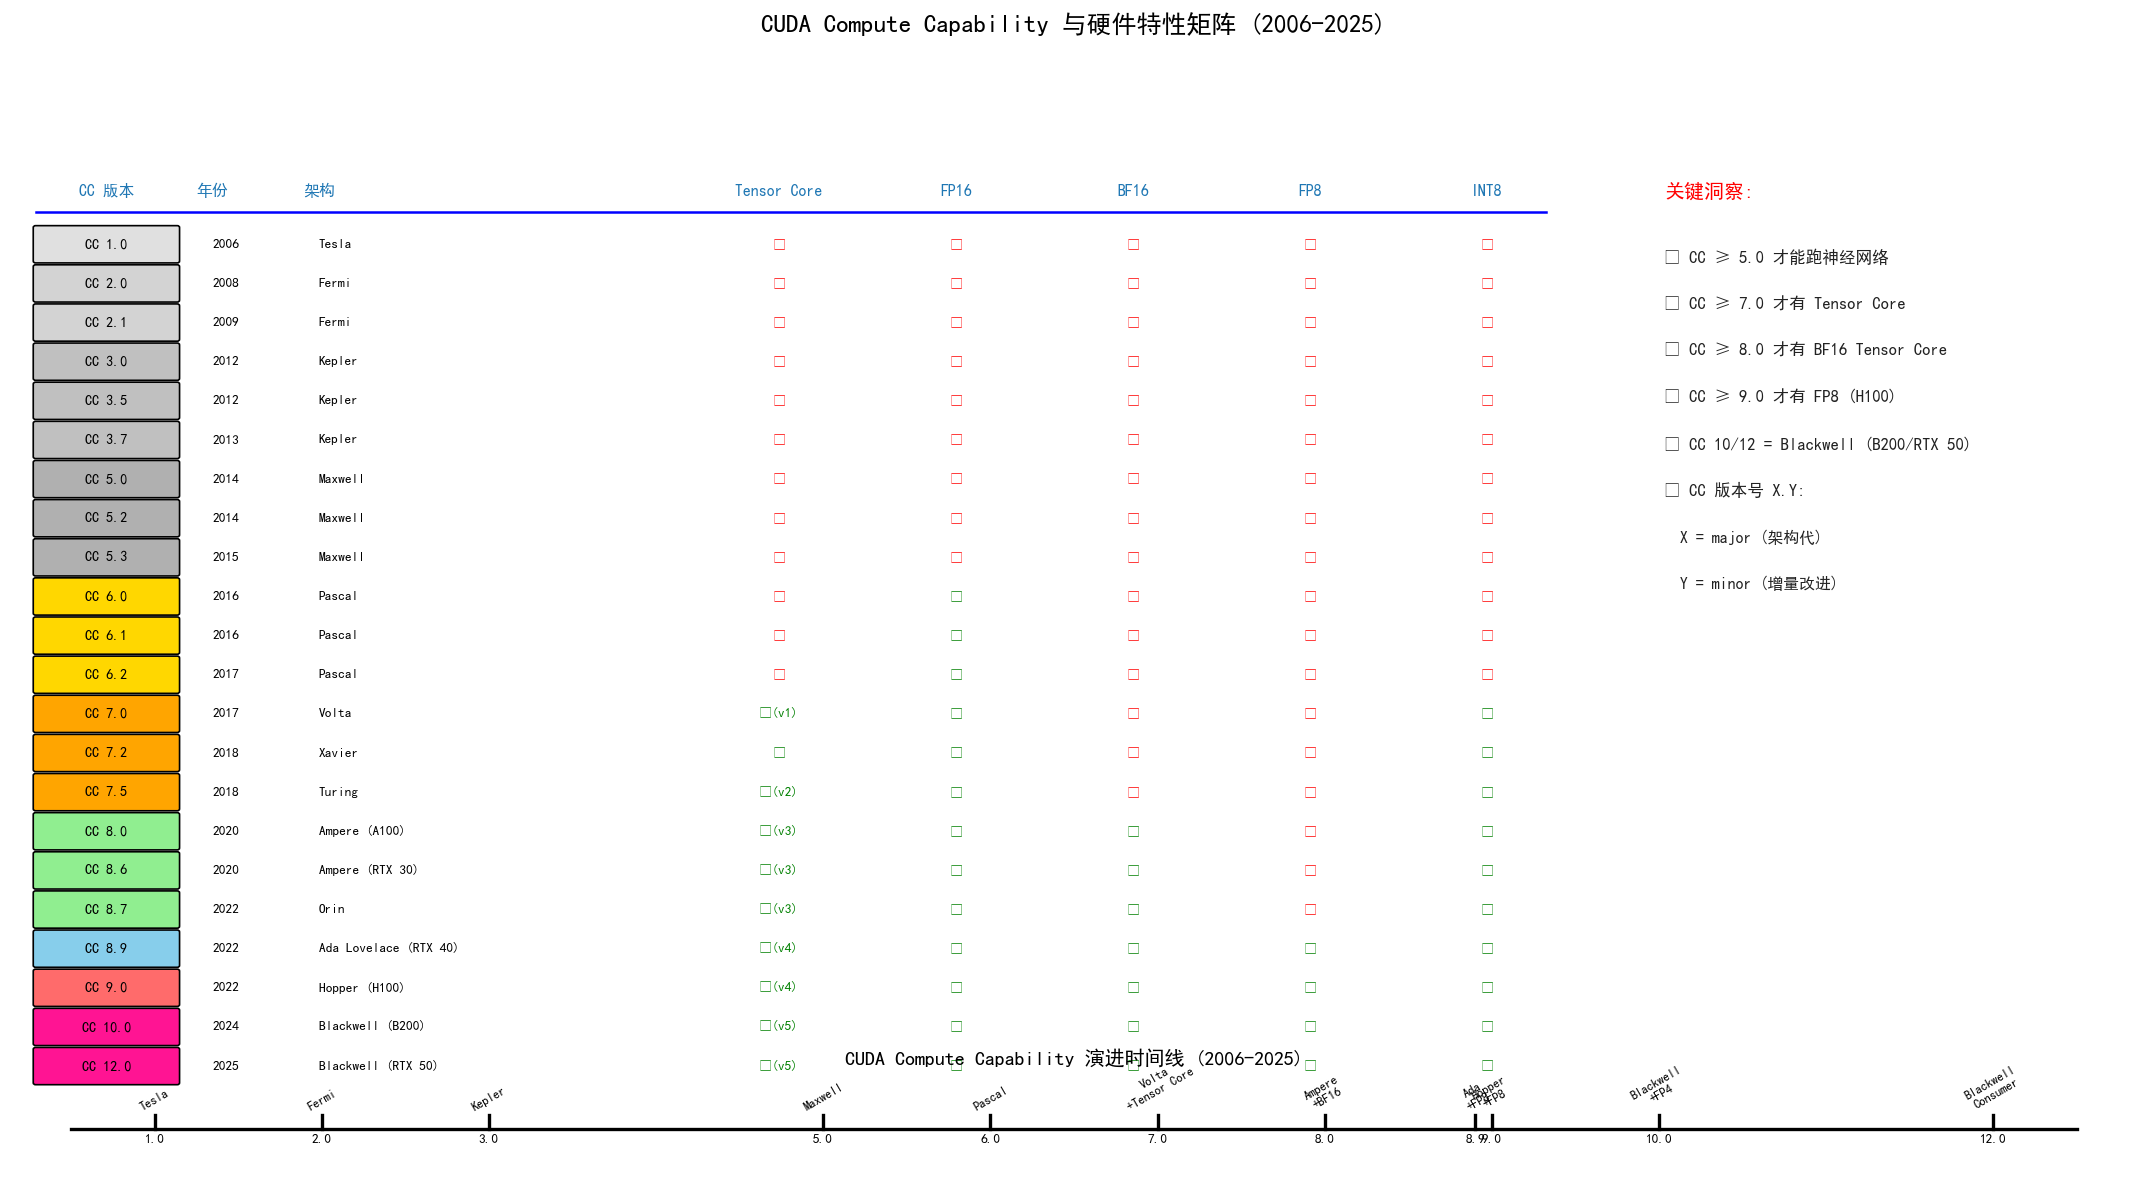

Source code (Python):
"""
CUDA Compute Capability Coverage Visualization
=============================================
Visualizes the relationship between CUDA Compute Capability versions
and which features (Tensor Cores, FP16, BF16, FP8) are supported.

Output: assets/figures/10-8-cuda-compute-capability.png
"""
import matplotlib.pyplot as plt
import matplotlib.patches as mpatches
from matplotlib.patches import FancyBboxPatch, Rectangle
import numpy as np


fig, ax = plt.subplots(figsize=(18, 10))
ax.set_xlim(0, 18)
ax.set_ylim(0, 12)
ax.axis('off')


# Compute Capability versions and their key features
cc_data = [
    # (version, year, arch, tensor_core, fp16, bf16, fp8, int8, color, x_pos)
    (1.0, 2006, 'Tesla',  '', '', '', '', '', '#E0E0E0', 0.5),
    (2.0, 2008, 'Fermi',  '', '', '', '', '', '#D3D3D3', 2.0),
    (2.1, 2009, 'Fermi',  '', '', '', '', '', '#D3D3D3', 2.0),
    (3.0, 2012, 'Kepler', '', '', '', '', '', '#C0C0C0', 3.5),
    (3.5, 2012, 'Kepler', '', '', '', '', '', '#C0C0C0', 3.5),
    (3.7, 2013, 'Kepler', '', '', '', '', '', '#C0C0C0', 3.5),
    (5.0, 2014, 'Maxwell','', '', '', '', '', '#B0B0B0', 5.0),
    (5.2, 2014, 'Maxwell','', '', '', '', '', '#B0B0B0', 5.0),
    (5.3, 2015, 'Maxwell','', '', '', '', '', '#B0B0B0', 5.0),
    (6.0, 2016, 'Pascal', '', '✓', '', '', '', '#FFD700', 6.5),
    (6.1, 2016, 'Pascal', '', '✓', '', '', '', '#FFD700', 6.5),
    (6.2, 2017, 'Pascal', '', '✓', '', '', '', '#FFD700', 6.5),
    (7.0, 2017, 'Volta',  '✓(v1)', '✓', '', '', '✓', '#FFA500', 8.0),
    (7.2, 2018, 'Xavier', '✓', '✓', '', '', '✓', '#FFA500', 8.0),
    (7.5, 2018, 'Turing', '✓(v2)', '✓', '', '', '✓', '#FFA500', 8.0),
    (8.0, 2020, 'Ampere (A100)', '✓(v3)','✓', '✓', '', '✓', '#90EE90', 10.0),
    (8.6, 2020, 'Ampere (RTX 30)', '✓(v3)','✓', '✓', '', '✓', '#90EE90', 10.0),
    (8.7, 2022, 'Orin',  '✓(v3)','✓', '✓', '', '✓', '#90EE90', 10.0),
    (8.9, 2022, 'Ada Lovelace (RTX 40)', '✓(v4)','✓', '✓', '✓(部分)','✓', '#87CEEB', 12.0),
    (9.0, 2022, 'Hopper (H100)', '✓(v4)','✓', '✓', '✓', '✓', '#FF6B6B', 14.0),
    (10.0, 2024, 'Blackwell (B200)', '✓(v5)','✓', '✓', '✓', '✓', '#FF1493', 15.5),
    (12.0, 2025, 'Blackwell (RTX 50)', '✓(v5)','✓', '✓', '✓', '✓', '#FF1493', 17.0),
]

# Draw each version as a row
y_start = 10
row_h = 0.42
for i, (cc, year, arch, tc, fp16, bf16, fp8, int8, color, x) in enumerate(cc_data):
    y = y_start - i * row_h
    # Version box
    ax.add_patch(FancyBboxPatch((0.2, y - 0.18), 1.2, 0.36,
                                  boxstyle='round,pad=0.02', fc=color, ec='black', linewidth=1))
    ax.text(0.8, y, f'CC {cc}', ha='center', va='center', fontsize=8.5, fontweight='bold')
    # Year
    ax.text(1.7, y, str(year), ha='left', va='center', fontsize=8)
    # Architecture
    ax.text(2.6, y, arch, ha='left', va='center', fontsize=8, style='italic')
    # Tensor Core
    tc_color = 'green' if '✓' in tc else 'red'
    tc_text = tc if tc else '✗'
    ax.text(6.5, y, tc_text, ha='center', va='center', fontsize=8,
            color=tc_color, fontweight='bold' if '✓' in tc else 'normal')
    # FP16
    ax.text(8.0, y, '✓' if fp16 else '✗', ha='center', va='center', fontsize=8,
            color='green' if fp16 else 'red', fontweight='bold')
    # BF16
    ax.text(9.5, y, '✓' if bf16 else '✗', ha='center', va='center', fontsize=8,
            color='green' if bf16 else 'red', fontweight='bold')
    # FP8
    ax.text(11.0, y, '✓' if fp8 else '✗', ha='center', va='center', fontsize=8,
            color='green' if fp8 else 'red', fontweight='bold')
    # INT8
    ax.text(12.5, y, '✓' if int8 else '✗', ha='center', va='center', fontsize=8,
            color='green' if int8 else 'red', fontweight='bold')

# Headers
headers = ['CC 版本', '年份', '架构', '', 'Tensor Core', 'FP16', 'BF16', 'FP8', 'INT8']
header_x = [0.8, 1.7, 2.6, 5.0, 6.5, 8.0, 9.5, 11.0, 12.5]
for h, hx in zip(headers, header_x):
    weight = 'bold' if h else 'normal'
    if h:
        ax.text(hx, y_start + 0.5, h, ha='center', va='bottom', fontsize=9.5,
                fontweight='bold', color='#1F77B4')

# Separator line
ax.plot([0.2, 13.0], [y_start + 0.35, y_start + 0.35], 'b-', lw=1.5)

# Right side: Key insight
ax.text(14, 10.5, '关键洞察:', fontsize=12, fontweight='bold', color='red')
ax.text(14, 9.8, '• CC ≥ 5.0 才能跑神经网络', fontsize=10, color='#222')
ax.text(14, 9.3, '• CC ≥ 7.0 才有 Tensor Core', fontsize=10, color='#222')
ax.text(14, 8.8, '• CC ≥ 8.0 才有 BF16 Tensor Core', fontsize=10, color='#222')
ax.text(14, 8.3, '• CC ≥ 9.0 才有 FP8 (H100)', fontsize=10, color='#222')
ax.text(14, 7.8, '• CC 10/12 = Blackwell (B200/RTX 50)', fontsize=10, color='#222')
ax.text(14, 7.3, '• CC 版本号 X.Y:', fontsize=10, color='#222', fontweight='bold')
ax.text(14, 6.8, '  X = major (架构代)', fontsize=9.5, color='#222')
ax.text(14, 6.3, '  Y = minor (增量改进)', fontsize=9.5, color='#222')

# Bottom: Timeline
ax.text(9, 1.2, 'CUDA Compute Capability 演进时间线 (2006-2025)', ha='center', fontsize=12, fontweight='bold')

timeline_y = 0.5
ax.plot([0.5, 17.5], [timeline_y, timeline_y], 'k-', lw=2)

milestones = [
    (1.0, 2006, 'Tesla'),
    (2.0, 2008, 'Fermi'),
    (3.0, 2012, 'Kepler'),
    (5.0, 2014, 'Maxwell'),
    (6.0, 2016, 'Pascal'),
    (7.0, 2017, 'Volta\n+Tensor Core'),
    (8.0, 2020, 'Ampere\n+BF16'),
    (8.9, 2022, 'Ada\n+FP8'),
    (9.0, 2022, 'Hopper\n+FP8'),
    (10.0, 2024, 'Blackwell\n+FP4'),
    (12.0, 2025, 'Blackwell\nConsumer'),
]

for cc, year, label in milestones:
    x_pos = 0.5 + (cc - 0.5) * (17.0 / 12.0)  # Spread across x-axis
    x_pos = max(0.5, min(17.0, x_pos))
    ax.plot([x_pos, x_pos], [timeline_y, timeline_y + 0.15], 'k-', lw=2)
    ax.text(x_pos, timeline_y - 0.15, f'{cc}', ha='center', fontsize=8, fontweight='bold')
    ax.text(x_pos, timeline_y + 0.18, label, ha='center', fontsize=7.5, rotation=30, va='bottom')

ax.set_title('CUDA Compute Capability 与硬件特性矩阵 (2006-2025)', fontsize=15, fontweight='bold', pad=15)
plt.tight_layout()
plt.savefig('assets/figures/10-8-cuda-compute-capability.png', dpi=120, bbox_inches='tight', facecolor='white')
print('  ✓ Saved: assets/figures/10-8-cuda-compute-capability.png')
